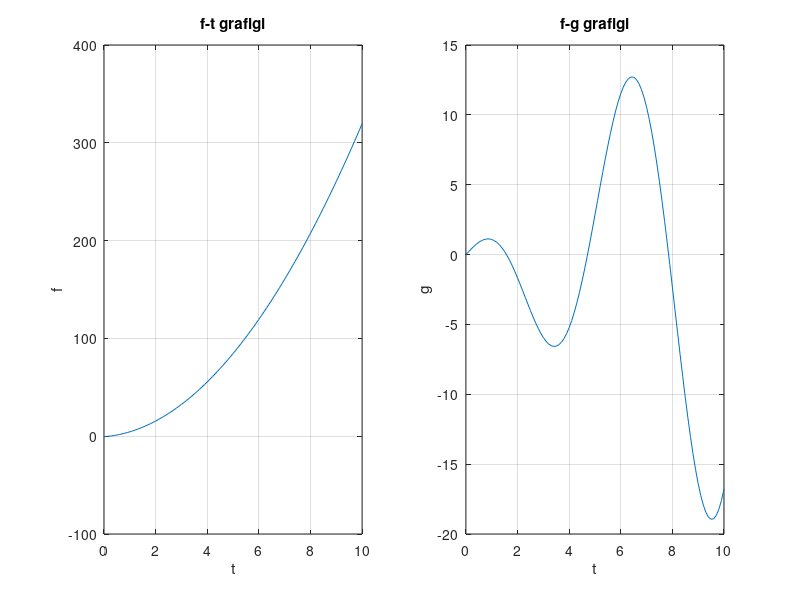

Recreate this plot in MATLAB.
t = 0:0.1:10;
f = 3*t.^2 + 2*t - 0.5;
g = 2*t.*cos(t);
subplot(121); plot(t,f);
xlabel('t') ; ylabel('f') ; title('f-t grafigi'), grid
subplot(122); plot(t,g);
xlabel('t') ; ylabel('g') ; title('f-g grafigi'), grid

